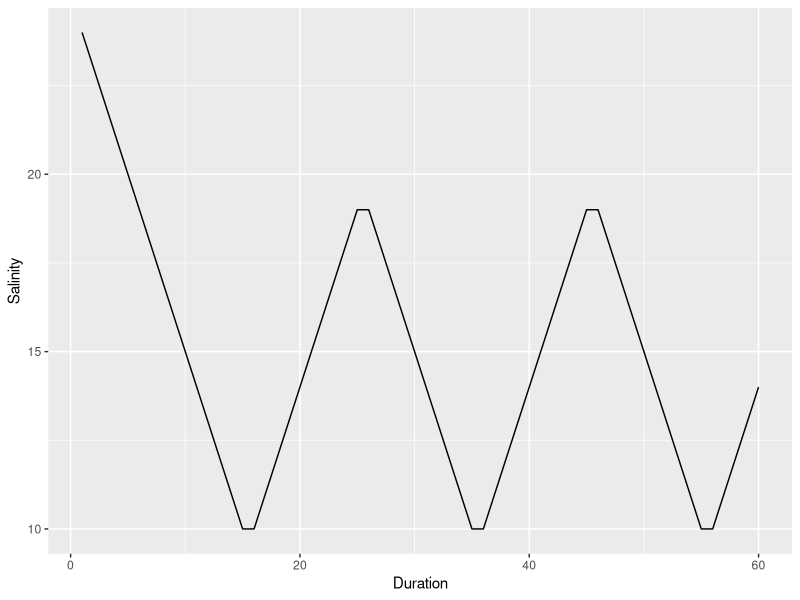
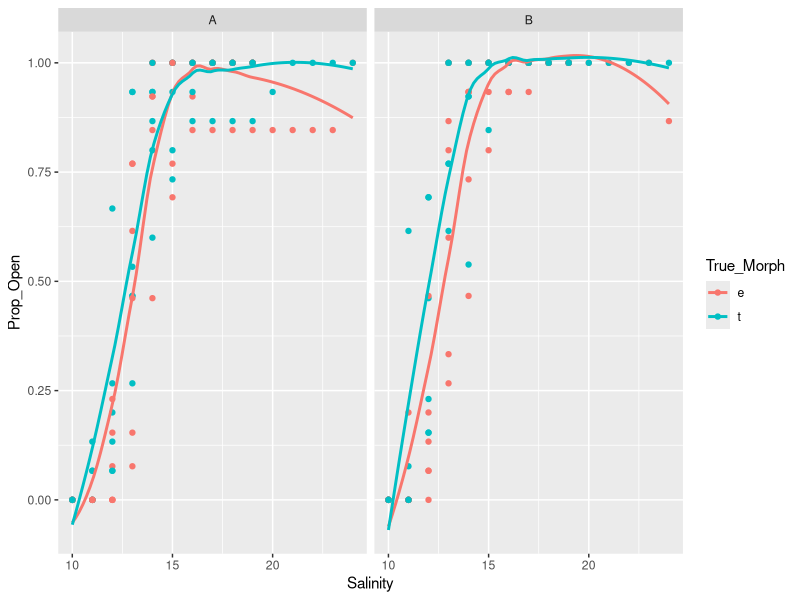
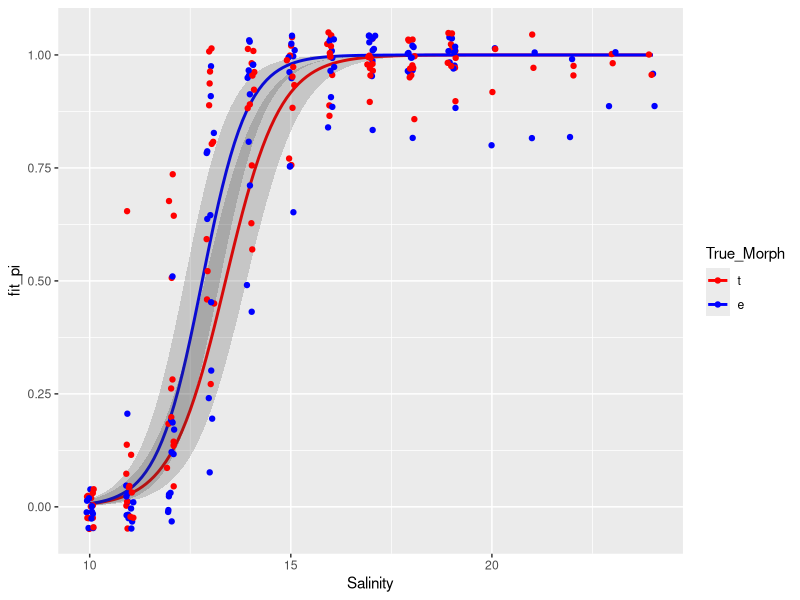

R code for these plots, in order:
library(readxl)
library(dplyr)
library(reshape2)
library(lme4)
library(ggplot2)

myt <- read_excel("Data/Mytred_2021_Salinity.xlsx", sheet = "Exp1_tidy")

myt <- as.data.frame(myt)

salinity <- read_excel("Data/Mytred_2021_Salinity.xlsx", sheet = "Exp1_Salinity")

salinity <- as.data.frame(salinity)

str(salinity)

#Ход солености

ggplot(salinity, aes(x = Duration, y = Salinity)) + geom_line()



# Удвляем мидий, у которых ожидаемый морфотип не соответствует наблюдаемому
myt2 <- myt %>% filter(Expected_Morph == True_Morph) 

myt2_long <- melt(myt2, id.vars = c("Tank",	"Plank", 	"Mussel_ID",	"Expected_Morph",	"True_Morph",	"Length",	"Www"), value.name = "Status", variable.name = "Observation" ) %>% filter(Tank != "C")


myt2_sal_long <- merge(myt2_long, salinity)


myt2_sal_summary <- myt2_sal_long %>% group_by(Tank, Observation, True_Morph) %>% summarize(Salinity = mean(Salinity), Prop_Open = mean(Status == 1)) %>% as.data.frame()


ggplot(myt2_sal_summary, aes(x = Salinity, y = Prop_Open, color = True_Morph)) + geom_point() + geom_smooth(se = F) + facet_wrap(~Tank)

str(myt2_sal_long)

myt2_sal_long$Status <- as.numeric(myt2_sal_long$Status)
myt2_sal_long$True_Morph <- factor(myt2_sal_long$True_Morph)




Model1 <- glmer(Status ~ Salinity*True_Morph + Duration + (1|Mussel_ID) + (1|Tank), data = myt2_sal_long, family = binomial(link = "logit"), control=glmerControl(optimizer="bobyqa",optCtrl=list(maxfun=2e5)))

summary(Model1)


# library(mgcv)
# Model2 <- gamm(Status ~ s(Salinity, by = True_Morph) + True_Morph + Duration, random = list(Mussel_ID = ~1, Tank = ~1) , data = myt2_sal_long, family = binomial(link = "logit"))

# Model2 <- gamm(Status ~ s(Salinity, by = True_Morph) + True_Morph + Duration , data = myt2_sal_long, family = binomial(link = "logit"))



# summary(Model2$gam)


# plot(Model2$gam)




MyData <- expand.grid(Salinity = seq(min(myt2_sal_long$Salinity), max(myt2_sal_long$Salinity), 0.1), True_Morph = c("t", "e"), Duration = mean(myt2_sal_long$Duration))


MyData$Fit <- predict(Model1, newdata = MyData, re.form = NA)


logit_back <- function(x) exp(x)/(1 + exp(x)) # обратная логит-трансформация

X <- model.matrix(~  Salinity*True_Morph + Duration, data = MyData)
b <- fixef(Model1)

MyData$fit_eta <- X %*% b 
MyData$se_eta <- sqrt(diag(X %*% vcov(Model1) %*% t(X)))

MyData$fit_pi <- logit_back(MyData$fit_eta)
MyData$lwr <- logit_back(MyData$fit_eta - 1.96 * MyData$se_eta)
MyData$upr <- logit_back(MyData$fit_eta + 1.96 * MyData$se_eta)






ggplot(MyData, aes(x = Salinity, y = fit_pi)) + 
  geom_line(aes(, color = True_Morph), size = 1) + 
  geom_ribbon(aes(ymin = lwr, ymax = upr, group = True_Morph), alpha = 0.2) +
  geom_point(data = myt2_sal_summary, aes(x = Salinity, y = Prop_Open, color = True_Morph), position = position_jitter(width = 0.1, height = 0.05)) +
  scale_color_manual(values = c("red", "blue"))
